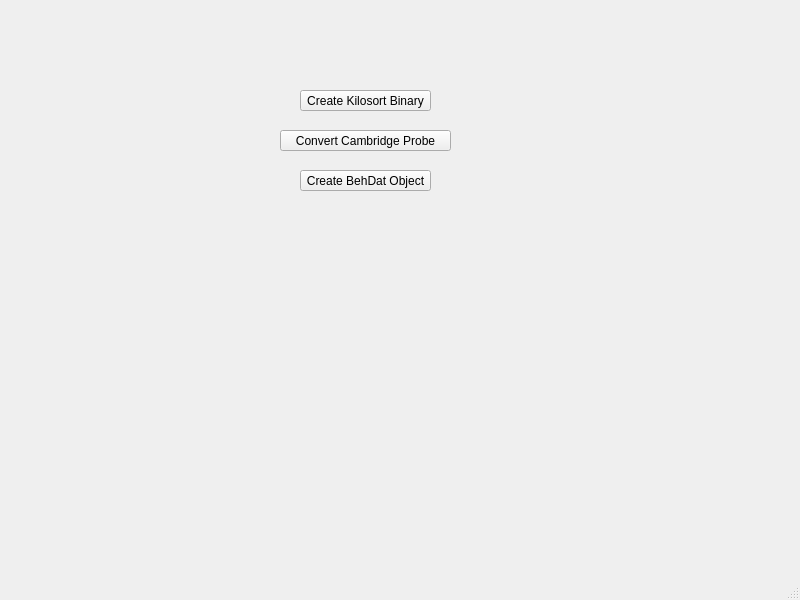
<?xml version="1.0" encoding="UTF-8"?>
<ui version="4.0">
 <class>MainWindow</class>
 <widget class="QMainWindow" name="MainWindow">
  <property name="geometry">
   <rect>
    <x>0</x>
    <y>0</y>
    <width>800</width>
    <height>600</height>
   </rect>
  </property>
  <property name="windowTitle">
   <string>MainWindow</string>
  </property>
  <widget class="QWidget" name="centralwidget">
   <widget class="QPushButton" name="convertCntProbe">
    <property name="geometry">
     <rect>
      <x>280</x>
      <y>130</y>
      <width>171</width>
      <height>21</height>
     </rect>
    </property>
    <property name="text">
     <string>Convert Cambridge Probe</string>
    </property>
   </widget>
   <widget class="QPushButton" name="createBehDat">
    <property name="geometry">
     <rect>
      <x>300</x>
      <y>170</y>
      <width>131</width>
      <height>21</height>
     </rect>
    </property>
    <property name="text">
     <string>Create BehDat Object</string>
    </property>
   </widget>
   <widget class="QPushButton" name="createKilosortBinary">
    <property name="geometry">
     <rect>
      <x>300</x>
      <y>90</y>
      <width>131</width>
      <height>21</height>
     </rect>
    </property>
    <property name="text">
     <string>Create Kilosort Binary</string>
    </property>
   </widget>
  </widget>
  <widget class="QMenuBar" name="menubar">
   <property name="geometry">
    <rect>
     <x>0</x>
     <y>0</y>
     <width>800</width>
     <height>33</height>
    </rect>
   </property>
  </widget>
  <widget class="QStatusBar" name="statusbar"/>
 </widget>
 <resources/>
 <connections/>
</ui>
